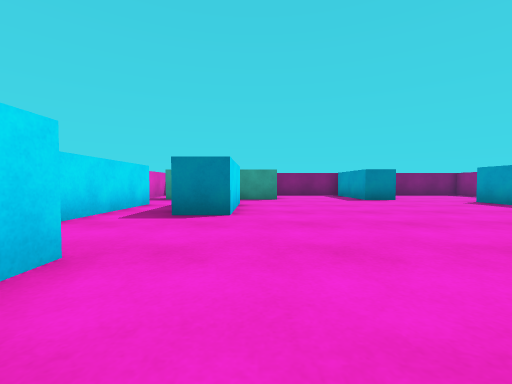
View 1 (above)

16 first-person views from a walk through a Unity game level. The camera is 0.55 m above the floor, tilts 2° down and sees 90° across. The floor is counted in squares, 1 m on a side. Each view is taken from the middle of a square. On the plan, view 1 faces up. The plan holds only what a view shows up to about 9 squares ahead; the rest is blank. The player character is not drawn.

View 2
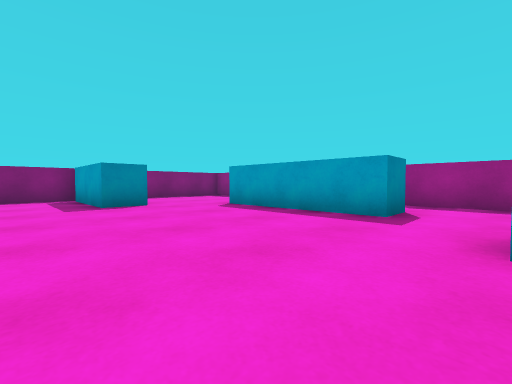

View 3
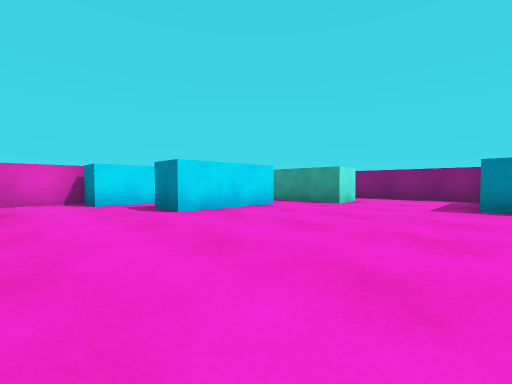

View 4
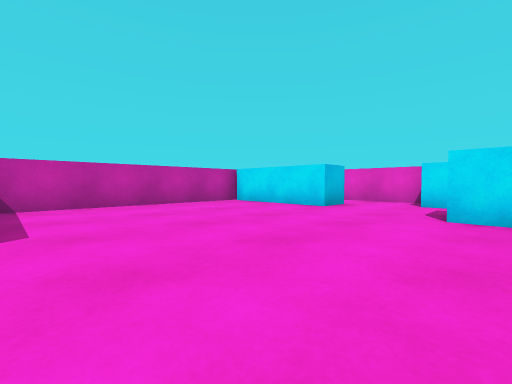

View 5
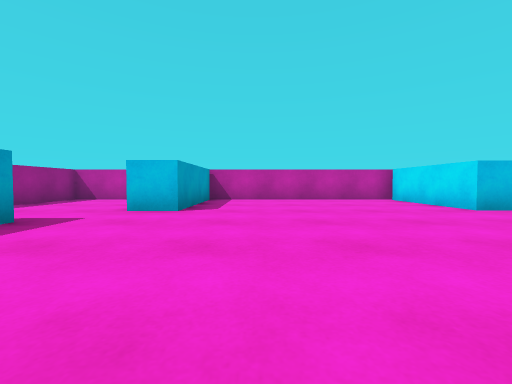

View 6
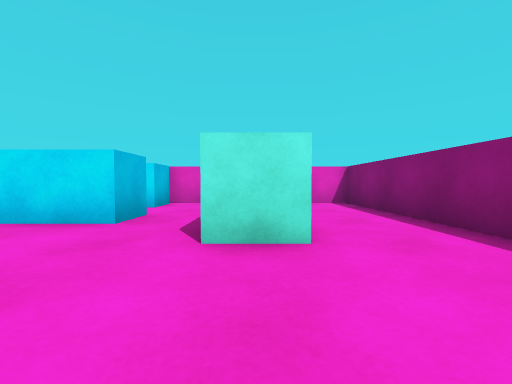

View 7
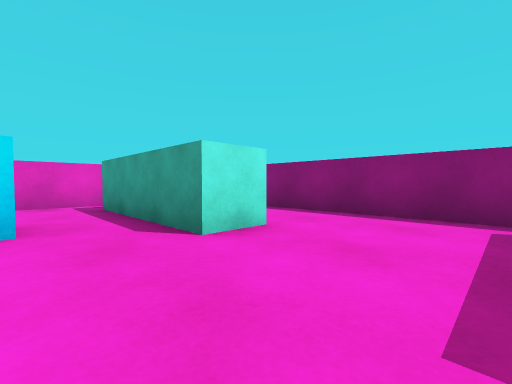

View 8
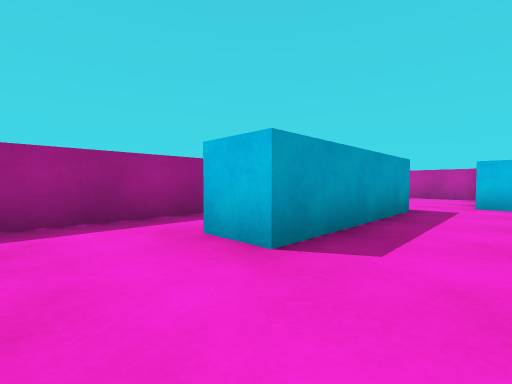

View 9
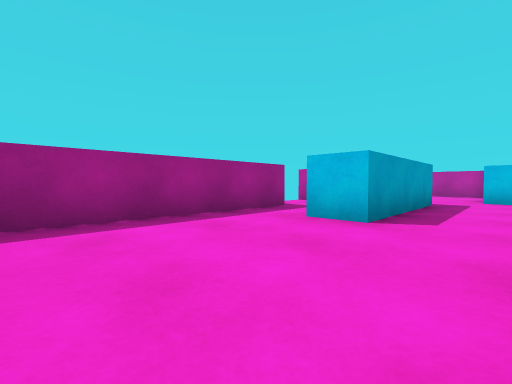

View 10
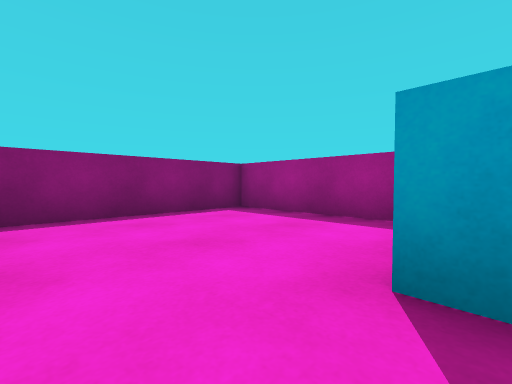

View 11
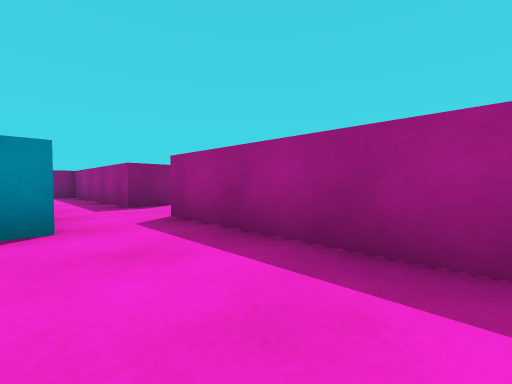

View 12
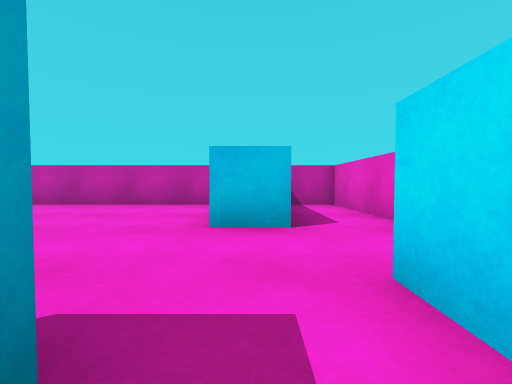

View 13
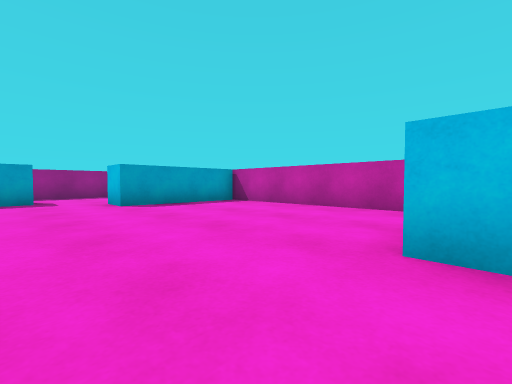

View 14
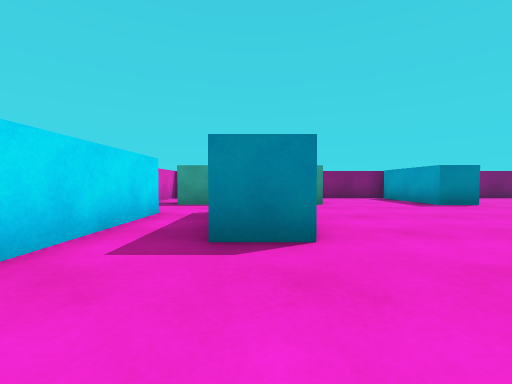

View 15
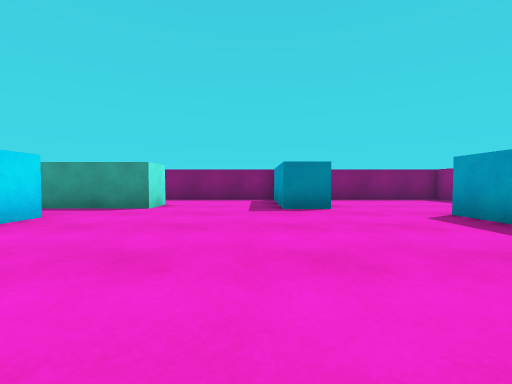

View 16
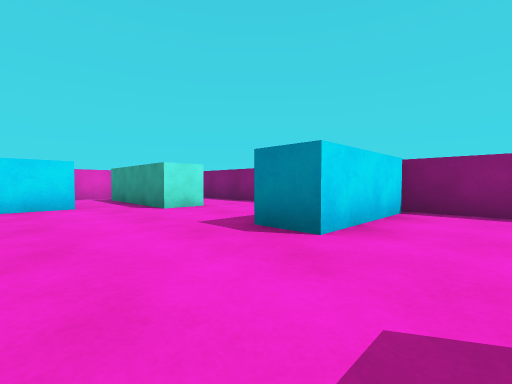

### Floor plan
Ten units are one square. View 1 is at (0, 0); x grows to the right and y downward. Boxes are objects, and circles mark ways between rooms. Rooms are numbered by the first view taken in them; rooms with no view inside come last. Other rooms are left out.
<svg viewBox="-45 -120 150 140">
<path fill="none" stroke="#000" d="M-4 -71 -4 -44 -15 -44M-25 -19 -14 -19 -14 14M46 -84 36 -84 36 -112M-28 -67 -28 -34 -40 -34 -40 15 45 15 45 -19 56 -19M75 -34 64 -34 64 -74 75 -74M7 -96 7 -84 -5 -84M58 15 90 15 90 -40M40 -115 -40 -115 -40 -91M46 -112 46 -84M90 -75 90 -115 40 -115M-15 -71 -4 -71M-5 -84 -30 -84M-40 -91 -40 -67 -28 -67M100 -60 90 -60 90 -75"/>
<circle cx="60" cy="-80" r="3" fill="#2a7"/>
<circle cx="-10" cy="-80" r="3" fill="#2a7"/>
<circle cx="-20" cy="-70" r="3" fill="#2a7"/>
<circle cx="-30" cy="-90" r="3" fill="#2a7"/>
<circle cx="80" cy="-40" r="3" fill="#2a7"/>
<circle cx="80" cy="-80" r="3" fill="#2a7"/>
<text x="20" y="-40">1</text>
<text x="70" y="-100">2</text>
<text x="-20" y="-80">3</text>
<text x="80" y="-60">4</text>
</svg>
Room 1 opens to room 2. Room 1 opens to room 3. Room 1 opens to room 4. Room 2 opens to room 4.

Where each view was taken, in squares from view 1:
view 1: 0 up, 0 right, facing up
view 2: 2 up, 2 right, facing up-right
view 3: 2 up, 4 right, facing up-left
view 4: 5 up, 4 right, facing down-left
view 5: 7 up, 3 right, facing down
view 6: 9 up, 3 right, facing left
view 7: 7 up, 3 right, facing up-left
view 8: 9 up, 5 right, facing down-right
view 9: 11 up, 5 right, facing down-right
view 10: 7 up, 5 right, facing up-right
view 11: 0 up, 7 right, facing up-right
view 12: 5 up, 2 left, facing down
view 13: 4 up, 2 left, facing down-right
view 14: 2 up, 1 left, facing up
view 15: 3 up, 3 right, facing up
view 16: 6 up, 6 right, facing up-left
